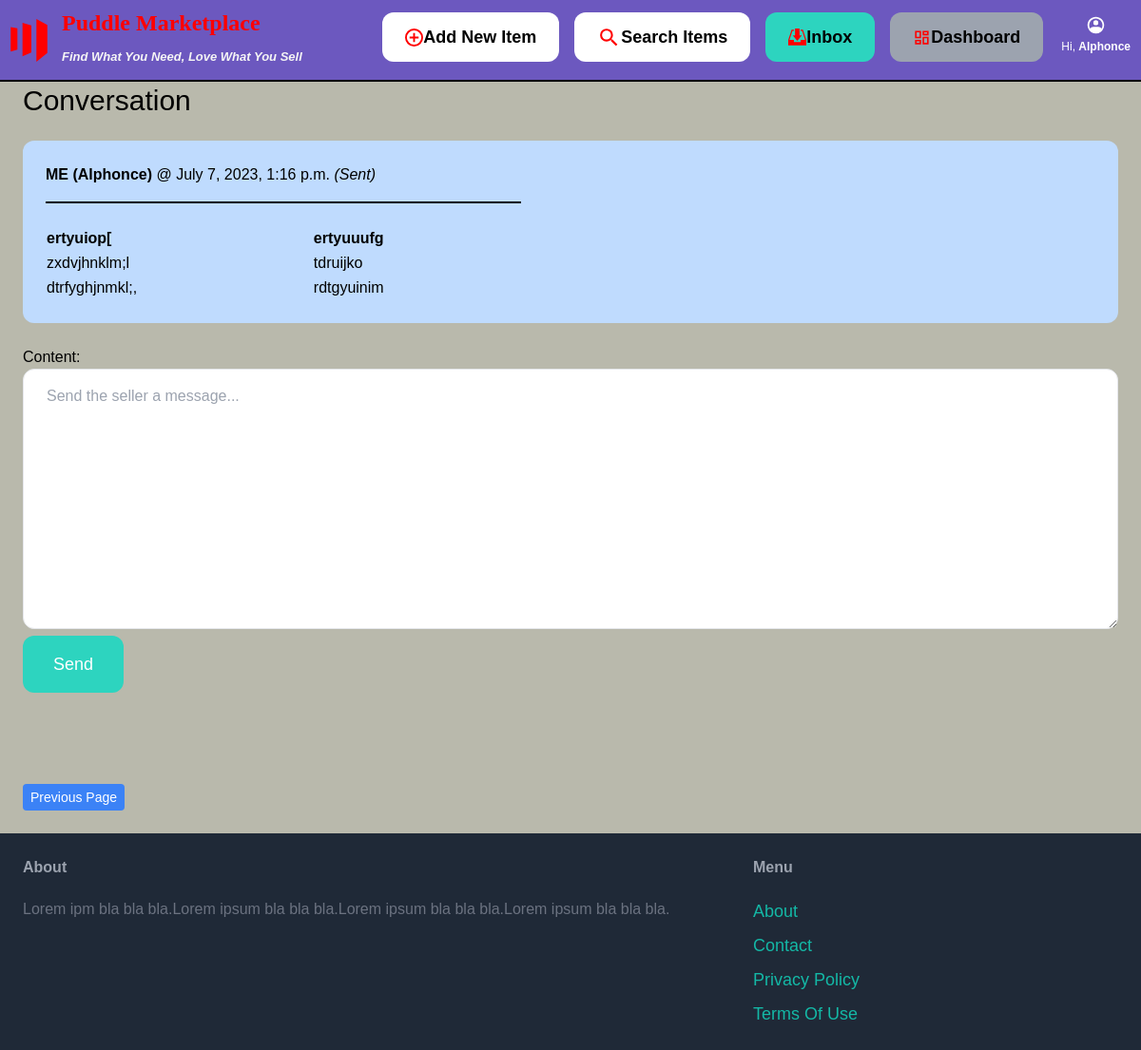
/inbox/12/ (signed in), run on an earlier commit of the app's database.
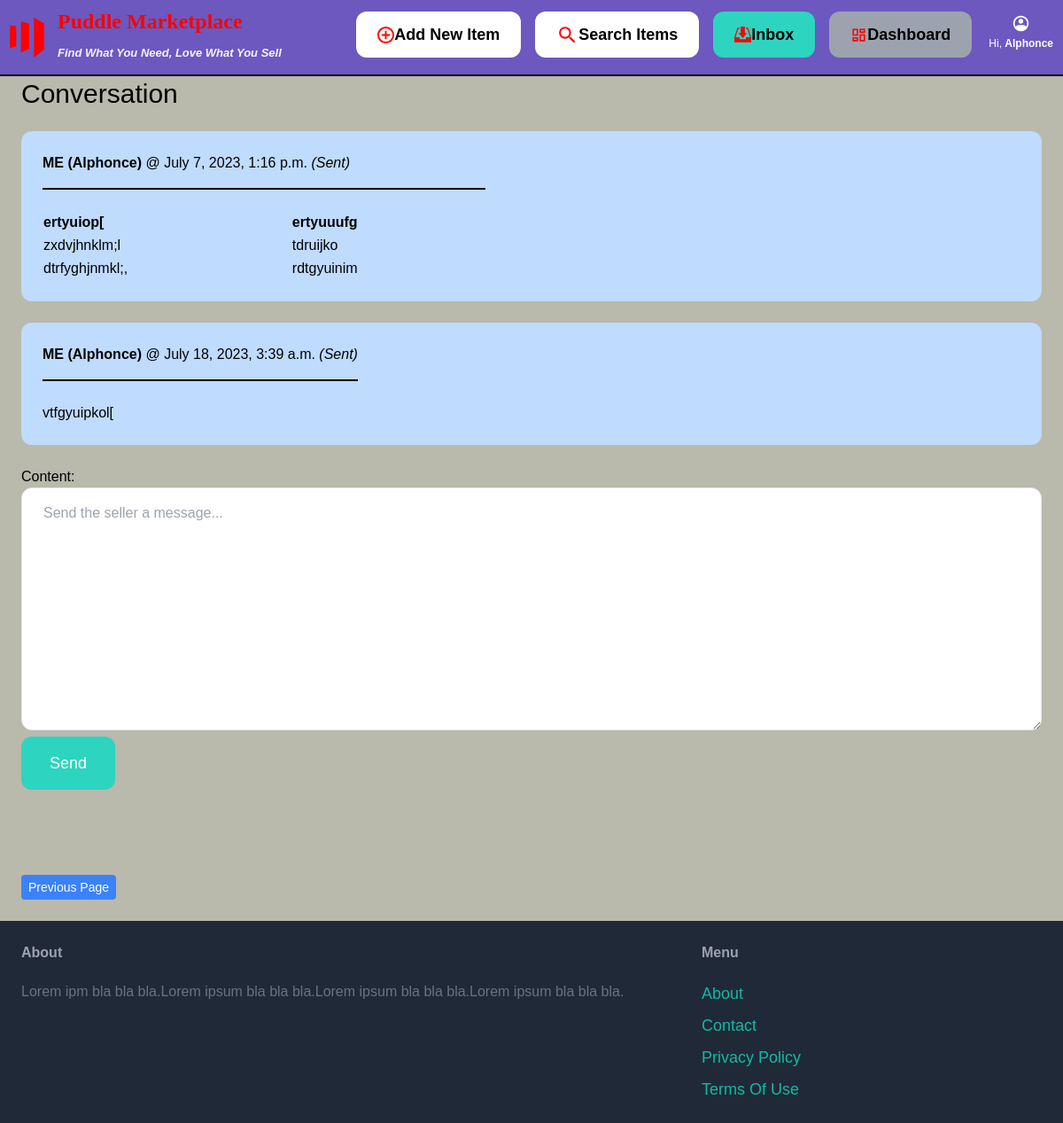
And on a later commit of the database.
### conversation/models.py (models this page shows)
class ConversationMessage(models.Model):
    conversation = models.ForeignKey(Conversation, related_name='messages', on_delete=models.CASCADE)
    content = RichTextField()
    created_at = models.DateTimeField(auto_now_add=True)
    created_by = models.ForeignKey(User, related_name='created_messages', on_delete=models.CASCADE)

### conversation/views.py (the view)
# urls.py: path('<int:pk>/', views.detail, name='detail'),
@login_required
def detail(request, pk):
    conversation = Conversation.objects.filter(members__in=[request.user.id]).get(pk=pk)
    if request.method == 'POST':
        form = ConversationMessageForm(request.POST)
        if form.is_valid():
            conversation_message = form.save(commit=False)
            conversation_message.conversation = conversation
            conversation_message.created_by = request.user
            conversation_message.save()
            conversation.save()
            return redirect('conversation:detail', pk=pk)
    else:
        form = ConversationMessageForm()
    return render(request, 'conversation/detail.html', {
        'conversation': conversation,
        'form': form
    })

### conversation/forms.py
class ConversationMessageForm(forms.ModelForm):
    class Meta:
        model = ConversationMessage
        fields = ('content',)
        widgets = {
            'content': forms.Textarea(attrs={
                'class': 'w-full py-4 px-6 rounded-xl border',
                'placeholder': 'Send the seller a message...',
            })
        }

### conversation/templates/conversation/detail.html (shortened to what this page needs)
{% extends 'core/base.html' %}
{% block content %}
<h1 class="mb-6 text-3xl">Conversation</h1>
<div class="space-y-6">
    {% for message in conversation.messages.all %}
            <div class="p-6 flex {% if message.created_by == request.user %} bg-blue-200 {% else %} bg-gray-100 {% endif %} rounded-xl">
                <div>
                    <p class="mb-4"><strong>{% if message.created_by == request.user %} ME ({{ message.created_by.username }}) {% else %} <em>{{ message.created_by.username }}</em> {% endif %}</strong> @ {{ message.created_at }} {% if message.created_by == request.user %} <em>(Sent)</em> {% else %} <em>(Received)</em> {% endif %}</p>
                    <hr class="border border-black">
                    <br>
                    <p>{{ message.content | safe }}</p>
                </div>
            </div>
    {% endfor %}
</div>
<form method="post" action="." class="mt-6">
    {{ form.as_p }}
    <button class="py-4 px-8 text-lg bg-teal-400 hover:bg-teal-700 rounded-xl text-white">Send</button>
</form>
{% endblock %}

What changed in the data, as far as the page shows it:
added ConversationMessage: created_by.username "Alphonce", created_at "July 18, 2023, 3:39 a.m.", shows "(Sent)", content "vtfgyuipkol["
